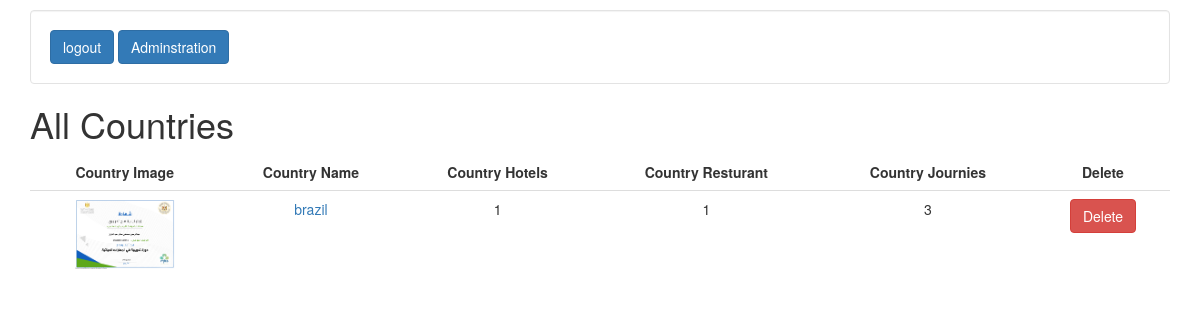
Page /show_countries/ on the earlier database version.
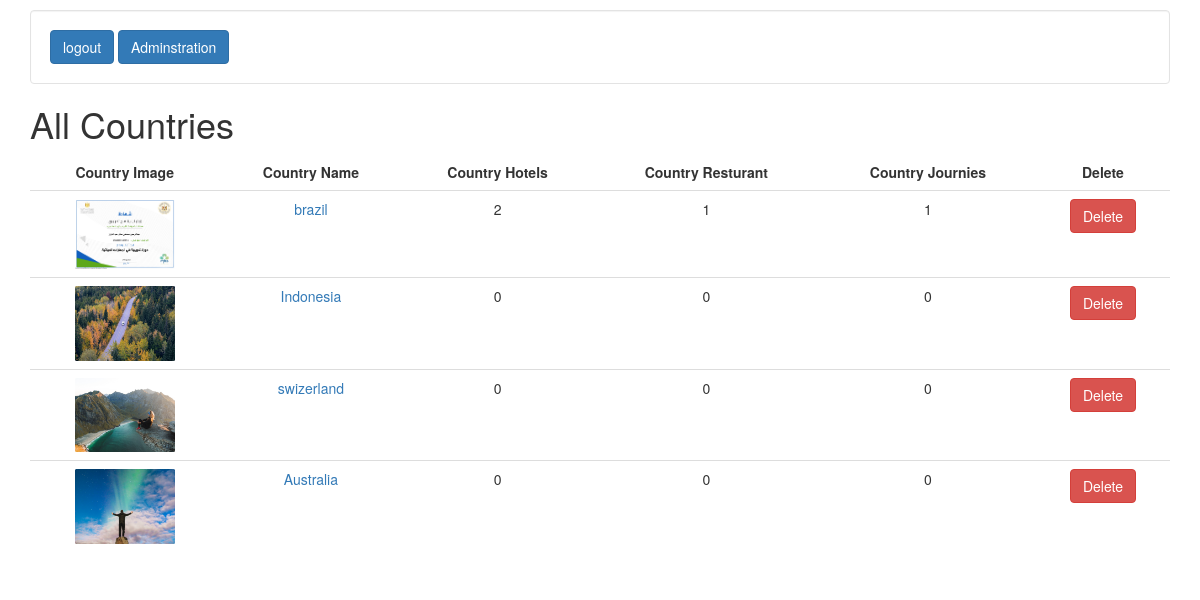
Same page on the later database version.
### dashboard/models.py (models this page shows)
class Country(models.Model):
    c_name = models.CharField(max_length=220)
    c_hotels = models.ManyToManyField(Hotel,blank=True)
    c_resturants = models.ManyToManyField(Resturant,blank=True)
    c_trips = models.ManyToManyField(Trip,blank=True)
    c_image = models.ImageField(upload_to='countries', null=True)

### dashboard/views.py (the view)
# urls.py: path('show_countries/', views.show_countries, name='show_countries'),
def show_countries(request):
    countries = models.Country.objects.all()
    return render(request, 'dash/countries.html', {'countries':countries})

### dashboard/templates/dash/countries.html (shortened to what this page needs)
<!DOCTYPE html>
<html lang="ar">
<head>
  <link rel="stylesheet" href="https://maxcdn.bootstrapcdn.com/bootstrap/3.4.1/css/bootstrap.min.css">
</head>
<body dir="ltr">
<div class="container">
     <div class="well oo" style=" margin-bottom:10px;background-color:inherit ; color:black;">
      {% if request.user %}
        <a class="btn btn-primary" href="{%url 'logout' %}"> logout</a>
      {% endif %}
        <a class=" btn btn-primary " href="{%url 'adminstration' %}"> Adminstration <span class="sr-only">(current)</span></a>
  </div>
  <h1>All Countries</h1>
  <table class="table table-hover table-responsive">
    <thead>
      <tr style="font-size:18;font-weight:600">
        <td>Country Image</td>
        <td>Country Name</td>
        <td>Country Hotels </td>
        <td>Country Resturant</td>
        <td>Country Journies </td>
        <td>Delete</td>
      </tr>
    </thead>
    <tbody>
      {% for item in countries%}
      <tr>
     <td><img src="{{item.c_image.url}}" width="100"></td>
     <td>
    <a href="{%url 'show_countries_details' item.id %}">
      {{item.c_name}}
    </a>
    </td>
    <td>{{item.c_hotels.all|length}}</td>
     <td>{{item.c_resturants.all|length}}</td>
    <td>{{item.c_trips.all|length}}</td>
     <td><a href="" data-target="#del{{item.id}}" data-toggle="modal" class="btn btn-danger">Delete</a></td>
      </tr>
      {% endfor %}
     </tbody>
  </table>
</div>
</body>
</html>

### dashboard/templates/dash/countries.html (style rules this page uses)
td { text-align:center; }

Differences in the rows shown:
computed for Country "brazil": c_hotels.all|length "1" → "2"; c_trips.all|length "3" → "1"
added Country: c_image (picture), c_name "Indonesia", c_hotels.all|length "0", c_resturants.all|length "0", c_trips.all|length "0"
added Country: c_image (picture), c_name "swizerland", c_hotels.all|length "0", c_resturants.all|length "0", c_trips.all|length "0"
added Country: c_image (picture), c_name "Australia", c_hotels.all|length "0", c_resturants.all|length "0", c_trips.all|length "0"
